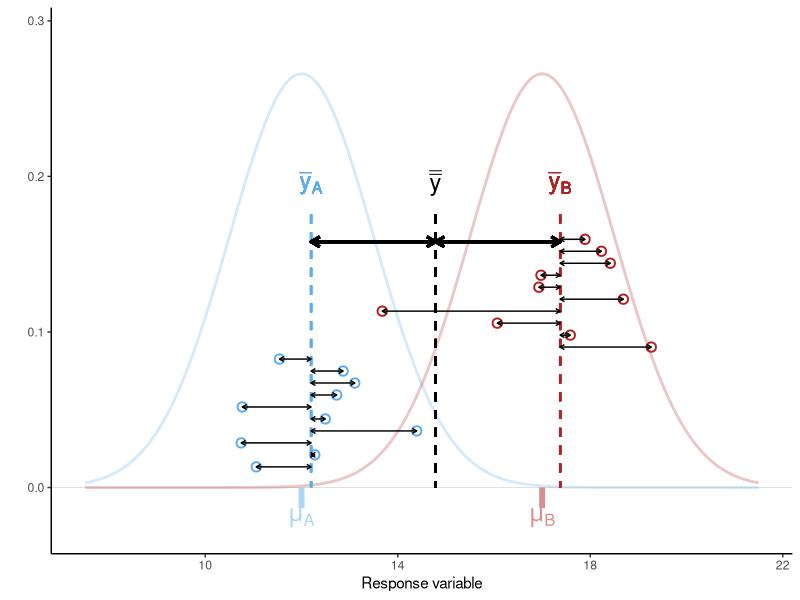
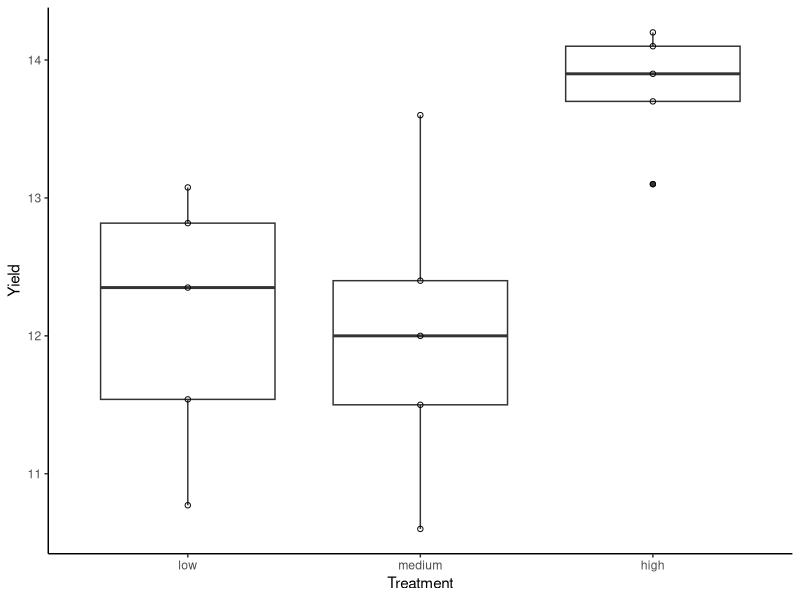
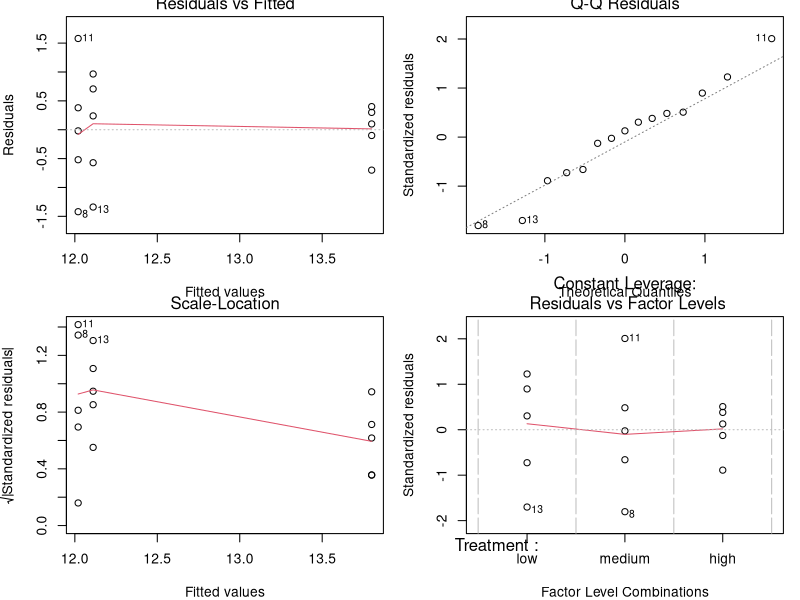
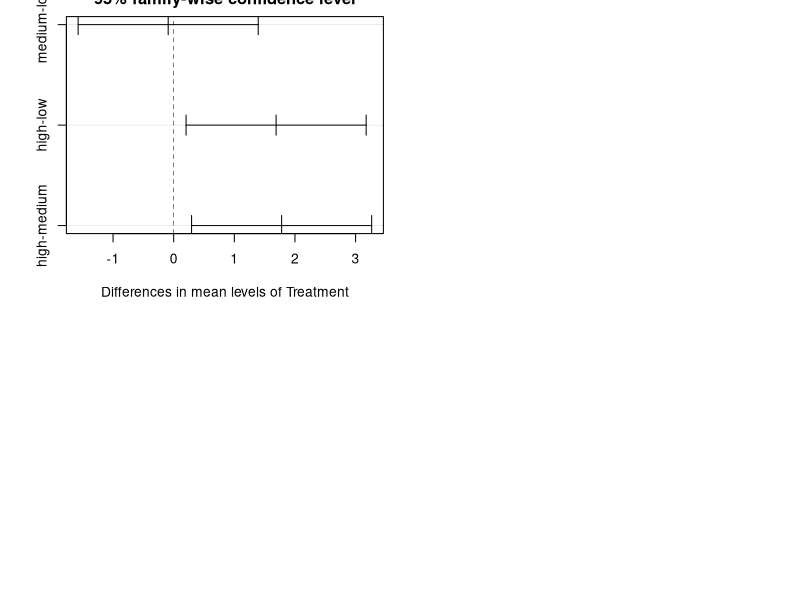

The R source for these figures, in order: (Note: this script raises an error after producing the figures.)
## ---- chunk 1
#| label: fig-ANOVA_overview
#| fig-cap: "Sources of variation (within group vs. among groups) as quantified by ANOVA. Points are observations, dashed vertical lines give sample means for A (blue), B (red), and overall (black). Thick arrows show differences between group means and the overall mean, and thin arrows show differences between observations and group means. The population means (mu[A], mu[B]) and the effect size (mu[B] - mu[A]) are unknown and must be inferred from the sample with confidence intervals."
#| fig-width: 7
#| fig-height: 5
#| message: false
#| warning: false
#| code-fold: true

library(tidyverse)
theme_set(theme_classic())
# simulate two populations A and B
sigma <- 1.5
mu_df <- data.frame(Group=c("A", "B"),
                    Lab=c("mu[A]", "mu[B]"),
                    mu=c(12, 17)) |>
  mutate(density=dnorm(mu, mu, sigma))

pop_df <- data.frame(value=seq(min(mu_df$mu) - 3*sigma, 
                               max(mu_df$mu) + 3*sigma, 
                               length.out=1e3)) |>
  mutate(A=dnorm(value, mu_df$mu[1], sigma),
         B=dnorm(value, mu_df$mu[2], sigma)) |>
  pivot_longer(2:3, names_to="Group", values_to="density")
x_lim <- xlim(min(pop_df$value), max(pop_df$value))
y_lim <- ylim(-max(pop_df$density)*0.1, max(pop_df$density)*1.1)

# simulate sampling
N <- 10
set.seed(1)
samp_df <- data.frame(Group=rep(c("A", "B"), each=N),
                      y=c(rnorm(N, mu_df$mu[1], sigma),
                          rnorm(N, mu_df$mu[2], sigma))) |>
  mutate(ypos=seq(max(mu_df$density)*0.05, max(mu_df$density)*0.6, length.out=n())) |>
  group_by(Group) |>
  mutate(y_bar=mean(y),
         y_bar_pos=mean(ypos)) |>
  ungroup() |>
  mutate(y_bar_lab=max(ypos)*1.1,
         y_bar_bar=mean(y),
         Lab=paste0("bar(y)[", Group, "]"))

# plot
ggplot(samp_df, aes(y, colour=Group)) + 
  # population in background
  geom_hline(yintercept=0, linewidth=0.2, colour="grey80") +
  geom_line(data=pop_df, aes(value, density), linewidth=1, alpha=0.25) + 
  geom_text(data=mu_df, 
            aes(x=mu, y=-density*0.05, label=Lab), 
            vjust=1, parse=T, size=6, alpha=0.5) +
  geom_segment(data=mu_df, 
               aes(x=mu, xend=mu, y=-density*0.05, yend=0), 
               linewidth=2, linetype=1, alpha=0.5) +
  # observations
  geom_point(aes(y, ypos), size=2.5, shape=1, stroke=1) +
  # group means
  geom_segment(aes(x=y_bar, xend=y_bar, yend=0, y=y_bar_lab), linewidth=0.75, linetype=2) +
  geom_text(aes(x=y_bar, y=y_bar_lab, label=Lab), nudge_y=0.02, parse=T, size=6) +
  # grand mean
  geom_segment(aes(x=y_bar_bar, xend=y_bar_bar, yend=0, y=y_bar_lab), colour="black",
               linewidth=0.75, linetype=2) +
  annotate("text", x=samp_df$y_bar_bar[1], y=samp_df$y_bar_lab[1]+0.02, label="bar(bar(y))", 
           parse=T, size=6, colour="black") +
  # within-group variation
  geom_segment(aes(x=y_bar, xend=y, y=ypos, yend=ypos), 
               arrow=arrow(ends="both", length=unit(0.05, "inches")), colour="black") +
  # among-group variation
  geom_segment(aes(x=y_bar, xend=y_bar_bar, y=y_bar_lab*0.9, yend=y_bar_lab*0.9), 
               arrow=arrow(ends="both", length=unit(0.1, "inches")), 
               colour="black", linewidth=1) +
  scale_colour_manual(values=c("steelblue2", "firebrick"), guide="none") +
  x_lim + y_lim + 
  labs(x="Response variable", y="")
## ---- chunk 2
#| message: false
#| warning: false

library(tidyverse)
library(readxl)
library(emmeans)
## ---- chunk 3
algae_wide_df <- read_excel("data/H2DS_practicalData.xlsx", sheet = "Microalgae")
## ---- chunk 4
nrow(algae_wide_df)
## ---- chunk 5
head(algae_wide_df, 2)
algae_df <- algae_wide_df |>
  pivot_longer(everything(), names_to = "Treatment", values_to = "Yield")
glimpse(algae_df)
## ---- chunk 6
#| label: fig-algae_boxplot
#| fig-cap: "Boxplot of algal yield at different light levels."
#| fig-width: 5.5
#| fig-height: 5
#| code-fold: true
algae_df$Treatment <- factor(algae_df$Treatment, 
                             levels=c("low", "medium", "high"))
glimpse(algae_df)
ggplot(algae_df, aes(Treatment, Yield)) + 
  geom_boxplot() +
  geom_point(shape=1)
## ---- chunk 7
algae_aov <- aov(Yield ~ Treatment, data = algae_df) # ?aov
## ---- chunk 8
#| label: fig-algae_aov
#| fig-cap: "Residual plots from one-way ANOVA."
#| fig-width: 5.5
#| fig-height: 5

par(mfrow = c(2, 2), mar=c(4,4,1,1)) 
plot(algae_aov) 
## ---- chunk 9
# anova(algae_aov) # outputs an anova-type table, but unnecessary with aov()
summary(algae_aov)
## ---- chunk 10
#| label: fig-algae_aov_Tukey
#| fig-cap: "Tukey HSD plot from a one-way ANOVA."
#| fig-width: 8
#| fig-height: 5

# HSD stands for 'honestly significant difference'
algae_grp_diffs <- TukeyHSD(x = algae_aov, conf.level = 0.95) 
algae_grp_diffs
plot(algae_grp_diffs)
## ---- chunk 11
algae_emm <- emmeans(algae_aov, specs="Treatment", level=0.89)
algae_emm
## ---- chunk 12
#| label: fig-algae_aov_results
#| fig-cap: "Algae yield under three light levels. Red points and bars give means and 89% CIs. Black points show observations."
#| fig-width: 8
#| fig-height: 5

ggplot(algae_df, aes(Treatment)) + 
  geom_point(aes(Yield), shape=1) +
  geom_errorbar(data=algae_emm, aes(ymin=lower.CL, ymax=upper.CL), colour="red") +
  geom_point(data=algae_emm, aes(emmean), shape=1, size=2, colour="red")
## ---- chunk 13
#| label: fig-limpetBoxplot
#| fig-cap: "Boxplot of limpet travel distances by surface."
#| fig-width: 8
#| fig-height: 5
#| code-fold: true

limpet_wide_df <- read_excel("data/H2DS_practicalData.xlsx", sheet = "LimpetDist")
limpet_df <- limpet_wide_df |>
  pivot_longer(everything(), names_to="Surface", values_to="Distance") |>
  mutate(Surface=factor(Surface, levels=c("Smooth", "Intermediate", "Rough")))
glimpse(limpet_df)
ggplot(limpet_df, aes(Surface, Distance)) + 
  geom_boxplot() +
  geom_point(shape=1)
## ---- chunk 14
#| code-fold: true

limpet_aov <- aov(Distance ~ Surface, data=limpet_df)
## ---- chunk 15
#| label: fig-limpet_aov
#| fig-cap: "Residual plots from the limpet one-way ANOVA."
#| fig-width: 5.5
#| fig-height: 5
#| code-fold: true

par(mfrow = c(2, 2), mar=c(4,4,1,1)) 
plot(limpet_aov) 
## ---- chunk 16
#| code-fold: true

summary(limpet_aov)
## ---- chunk 17
#| label: fig-limpet_aov_Tukey
#| fig-cap: "Tukey HSD plot from a one-way ANOVA."
#| fig-width: 8
#| fig-height: 5
#| code-fold: true

emmeans(limpet_aov, specs="Surface")

limpet_grp_diffs <- TukeyHSD(x = limpet_aov) 
limpet_grp_diffs
plot(limpet_grp_diffs)
## ---- chunk 18
#| label: fig-beetle_scatter
#| fig-cap: "Beetle weight loss as a function of relative humidity."
#| fig-width: 4
#| fig-height: 4

beetle_df <- read_excel("data/H2DS_practicalData.xlsx", sheet = "Beetles")
# inspect the dataframe, then make a scatter plot
par(mfrow=c(1,1))
plot(WeightLoss_Mg ~ Humidity, data = beetle_df) 
## ---- chunk 19
# weight loss is modelled as (~) a function of humidity
beetle_lm <- lm(WeightLoss_Mg ~ Humidity, data = beetle_df) 
# beetle_lm
# str(beetle_lm) # lm outputs are complex structures
## ---- chunk 20
#| label: fig-beetle_diag
#| fig-cap: "Regression diagnostics"
#| fig-width: 5
#| fig-height: 5

par(mfrow = c(2, 2), mar=c(4,4,1,1)) # set up 4 in 1 plot.
plot(beetle_lm) # plot the regression residuals.
## ---- chunk 21
summary(beetle_lm)
## ---- chunk 22
8.70 - 0.05322 * -50
8.70 - 0.05322 * 150
## ---- chunk 23
confint(beetle_lm)
## ---- chunk 24
#| label: fig-beetle_regline
#| fig-cap: "Regression line (solid) with upper and lower 95\\% confidence intervals on the regression line (dashed)."
#| fig-width: 4
#| fig-height: 4

beetle_pred_line <- predict(beetle_lm, interval = "confidence", level = 0.95)

par(mfrow=c(1,1))
plot(WeightLoss_Mg ~ Humidity, data = beetle_df, ylim=c(3, 10),
     xlab = "Relative humidity (%)", ylab = "Weight loss (mg)") 
lines(beetle_df$Humidity, beetle_pred_line[, "fit"])
lines(beetle_df$Humidity, beetle_pred_line[, "lwr"], lty = 2)
lines(beetle_df$Humidity, beetle_pred_line[, "upr"], lty = 2)
## ---- chunk 25
# predict() needs a data.frame with the same predictors used in beetle_lm
predict(beetle_lm, 
        newdata = data.frame(Humidity = 50), 
        interval = "predict", 
        level = 0.95)
# or more fully:
predict(beetle_lm, 
        newdata = data.frame(Humidity = seq(0, 100, by=25)), 
        interval = "predict", 
        level = 0.95)
## ---- chunk 26
#| label: fig-beetle_regline_predInterval
#| fig-cap: "Regression line (solid) with upper and lower 95\\% confidence intervals on the regression line (dashed) and 95% prediction intervals (dotted)."
#| fig-width: 4
#| fig-height: 4

new_humidity_df <- data.frame(Humidity = 0:100)
beetle_pred_line <- predict(beetle_lm, 
                            newdata = new_humidity_df,
                            interval = "confidence", 
                            level = 0.95)
beetle_pred_obs <- predict(beetle_lm,
                           newdata = new_humidity_df, 
                           interval = "prediction", 
                           level = 0.95)

par(mfrow=c(1,1))
plot(WeightLoss_Mg ~ Humidity, data = beetle_df, ylim=c(3, 10),
     xlab = "Relative humidity (%)", ylab = "Weight loss (mg)") 
lines(new_humidity_df$Humidity, beetle_pred_line[, "fit"])
lines(new_humidity_df$Humidity, beetle_pred_line[, "lwr"], lty = 2)
lines(new_humidity_df$Humidity, beetle_pred_line[, "upr"], lty = 2)
lines(new_humidity_df$Humidity, beetle_pred_obs[, "lwr"], lty = 3)
lines(new_humidity_df$Humidity, beetle_pred_obs[, "upr"], lty = 3)
## ---- chunk 27
#| label: fig-phosphatePoints
#| fig-cap: "Phosphate calibration data."
#| fig-width: 5
#| fig-height: 5
#| code-fold: true

phosphate_df <- read_xlsx("data/H2DS_practicalData.xlsx", "PhosphateCalibration")
phosphate_df
plot(Absorbance ~ Concentration, data = phosphate_df)
## ---- chunk 28
#| code-fold: true

phos.mod <- lm(Absorbance ~ Concentration, data = phosphate_df)
## ---- chunk 29
#| label: fig-phosphateDiagnostics
#| fig-cap: "Phosphate calibration regression diagnostics."
#| fig-width: 5
#| fig-height: 5
#| code-fold: true

par(mfrow=c(2,2), mar=c(4,4,1,1))
plot(phos.mod)
## ---- chunk 30
#| code-fold: true

summary(phos.mod)
## ---- chunk 31
#| label: fig-phosphateScatter
#| fig-cap: "Phosphate calibration scatter plot with best fit line and 92% confidence intervals."
#| fig-width: 4
#| fig-height: 4
#| code-fold: true

newPhosphate <- tibble(Concentration=seq(min(phosphate_df$Concentration),
                                         max(phosphate_df$Concentration),
                                         length.out=100))
phos_pred_line <- predict(phos.mod, 
                          newdata = newPhosphate,
                          interval = "confidence", 
                          level = 0.92)

plot(Absorbance ~ Concentration, data = phosphate_df)
lines(newPhosphate$Concentration, phos_pred_line[, "fit"])
lines(newPhosphate$Concentration, phos_pred_line[, "lwr"], lty = 2)
lines(newPhosphate$Concentration, phos_pred_line[, "upr"], lty = 2)
## ---- chunk 32
predict(phos.mod, newdata=data.frame(Concentration = 0.75), interval = "predict")
## ---- chunk 33
#| echo: false

predict(phos.mod, newdata=data.frame(Concentration = 0.75), interval = "predict")
